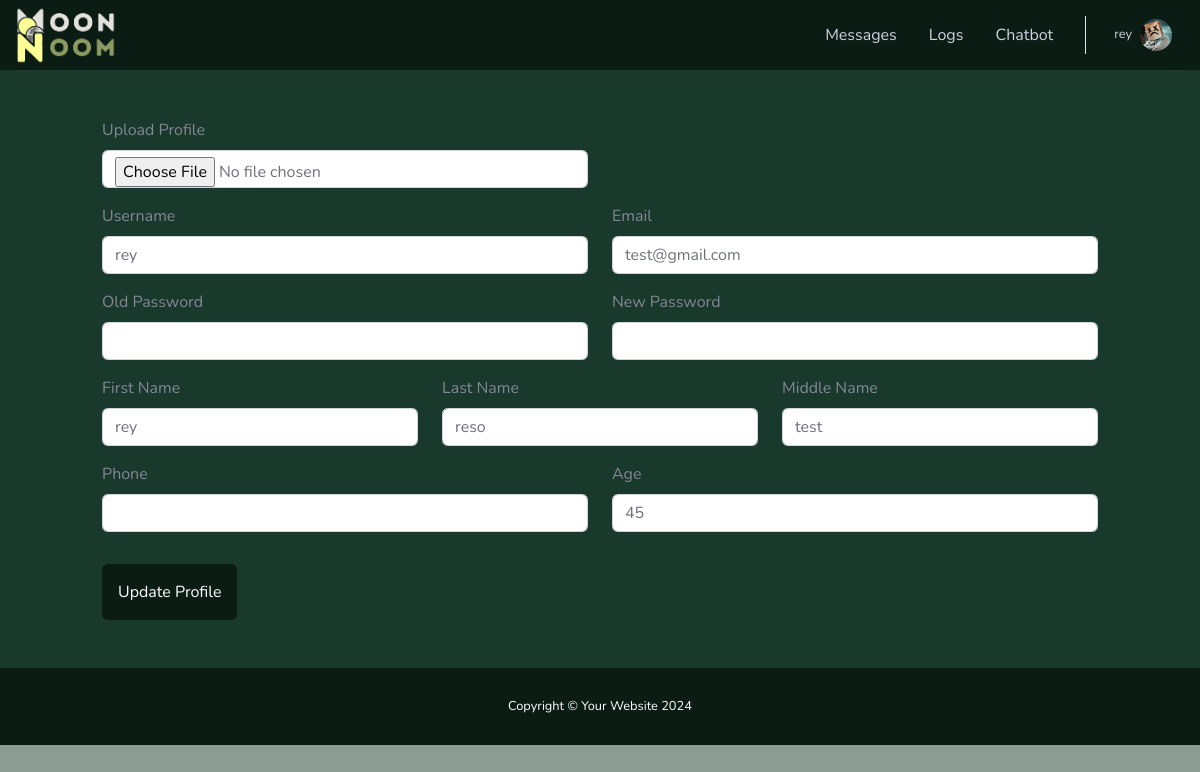
The app's page /student/profile.php (signed in) with its own data.
### tables this page shows
CREATE TABLE `users` (
  `user_id` int(11) NOT NULL,
  `username` varchar(255) DEFAULT NULL,
  `email` varchar(255) DEFAULT NULL,
  `password` text NOT NULL,
  `first_name` varchar(255) DEFAULT NULL,
  `last_name` varchar(255) DEFAULT NULL,
  `middle_name` varchar(255) DEFAULT NULL,
  `age` int(11) DEFAULT NULL,
  `about_yourself` text DEFAULT NULL,
  `phone` varchar(255) DEFAULT NULL,
  `profile` varchar(255) DEFAULT NULL,
  `user_salt` text DEFAULT NULL,
  `status` int(11) NOT NULL DEFAULT 1 COMMENT '0 = inactive, 1 = active',
  `type` int(11) DEFAULT 3 COMMENT '1=admin, 2=teacher, 3=student',
  `create_at` timestamp NOT NULL DEFAULT current_timestamp()
);

### classes.php (called while the page is built, shortened)
<?php
class User {
	protected $table_name = "users";
	public function getUserData($user_id) {
		$database = new Database();
		$user_id = intval($user_id);
		$query = "SELECT * FROM `".$this->table_name."` WHERE user_id = $user_id";
		$result = $database->emteDirectQuery($query, 'select');
        return $result;
	}
}
?>

### database.php (called while the page is built, shortened)
 <?php
class Database
{
    protected $_conn;
    public function open(){
        $conn = mysqli_connect(HOST, DB_USERNAME, DB_PASSWORD, DB_NAME);
        $this->_conn = $conn;
    }
    public function emteDirectQuery($sql ='', $type='select'){
        $status = null;
        $result = mysqli_query($this->_conn, $sql);
        switch ($type) {
            case 'select':
                if (mysqli_num_rows($result) > 0) {
                    while($row = mysqli_fetch_assoc($result)) {
                        $status[] = $row;
                    }
                }
                break;
        }
        return $status;
    }
}
?>

### student/profile.php (the view, shortened to what this page needs)
<?php
require_once('../database.php');
require_once('../classes.php');
$page_title = "Profile";
$user = new User();
$user_data = $user->getUserData($_SESSION['user_data']['user_id']);
include 'inc/header.php';
?>
    <div id="wrapper">
        <div id="content-wrapper" class="d-flex flex-column">
            <div id="content">
                <?php include 'inc/topbar.php'; ?>
                <div class="bg-secondary">
                    <div class="container">
                        <div class="row p-5 bg-secondary">
                            <div class="col-lg-12 col-md-12 col-sm-12 col-xs-12">
                                <form method="POST" action="" enctype="multipart/form-data">
                                    <div class="row">
                                      <div class="col-lg-6 form-group">
                                        <label class="form-label" for="profile">Upload Profile</label>
                                        <input type="file" name="profile" id="profile" onchange="loadFile(event)" class="form-control">
                                      </div>
                                      <div class="col-lg-6">
                                      </div>
                                    </div>
                                    <div class="row">
                                      <div class="col-sm form-group">
                                        <label class="form-label" for="username">Username</label>
                                        <input type="text" class="form-control" id="email" name="username" value="<?= isset($user_data[0]['username']) ? $user_data[0]['username'] : '' ?>" />
                                      </div>
                                      <div class="col-sm form-group">
                                        <label class="form-label" for="email">Email</label>
                                        <input type="email" class="form-control" id="email" name="email" value="<?= isset($user_data[0]['email']) ? $user_data[0]['email'] : '' ?>" />
                                      </div>
                                    </div>
                                    <div class="row">
                                      <div class="col-sm form-group">
                                        <label class="form-label" for="old-password">Old Password</label>
                                        <input type="password" class="form-control" id="old-password" name="old_password" />
                                      </div>
                                      <div class="col-sm form-group">
                                        <label class="form-label" for="new-password">New Password</label>
                                        <input type="password" class="form-control" id="new-password" name="new_password" />
                                      </div>
                                    </div>
                                    <div class="row">
                                      <div class="col-sm form-group">
                                        <label class="form-label" for="first-name">First Name</label>
                                        <input type="text" class="form-control" id="first-name" name="first_name" value="<?= isset($user_data[0]['first_name']) ? $user_data[0]['first_name'] : '' ?>" />
                                      </div>
                                      <div class="col-sm form-group">
                                        <label class="form-label" for="last-name">Last Name</label>
                                        <input type="text" class="form-control" id="last-name" name="last_name" value="<?= isset($user_data[0]['last_name']) ? $user_data[0]['last_name'] : '' ?>" />
                                      </div>
                                      <div class="col-sm form-group">
                                        <label class="form-label" for="middle-name">Middle Name</label>
                                        <input type="text" class="form-control" id="middle-name" name="middle_name" value="<?= isset($user_data[0]['middle_name']) ? $user_data[0]['middle_name'] : '' ?>"/>
                                      </div>
                                    </div>
                                    <div class="row">
                                      <div class="col-sm form-group">
                                        <label class="form-label" for="phone">Phone</label>
                                        <input type="text" class="form-control" id="phone" name="phone" value="<?= isset($user_data[0]['phone']) ? $user_data[0]['phone'] : '' ?>" />
                                      </div>
                                      <div class="col-sm form-group">
                                        <label class="form-label" for="age">Age</label>
                                        <input type="number" class="form-control" id="age" name="age" value="<?= isset($user_data[0]['age']) ? $user_data[0]['age'] : '' ?>"/>
                                      </div>
                                    </div>
                                    <div class="mt-3" style="text-align: left;">
                                      <button type="submit" class="btn btn-primary p-3">Update Profile</button>
                                    </div>
                                  </form>
                            </div>
                        </div>
                    </div>
                </div>
            </div>
            <footer class="sticky-footer">
                <div class="container my-auto">
                    <div class="copyright text-center my-auto">
                        <span>Copyright &copy; Your Website <?php echo date('Y'); ?></span>
                    </div>
                </div>
            </footer>
        </div>
    </div>
<?php include 'inc/footer.php'; ?>

### student/inc/topbar.php (shortened to what this page needs)
<nav class="navbar navbar-expand navbar-light topbar static-top shadow">
    <ul class="navbar-nav">
        <a class="navbar-brand" href="<?php echo base_url.'student' ?>"><img class="img-responsive" width="100" src="<?php echo base_url.'uploads/images/logo.png'; ?>" /></a>
    </ul>
    <ul class="navbar-nav ml-auto">
        <li class="nav-item dropdown no-arrow mx-1">
            <a class="nav-link <?php if($page_title == 'Messages'){ echo 'active';} ?>" href="messages.php">
                Messages
            </a>
        </li>
        <li class="nav-item dropdown no-arrow mx-1">
            <a class="nav-link <?php if($page_title == 'Logs'){ echo 'active';} ?>" href="logs.php">
                Logs
            </a>
        </li>
        <li class="nav-item dropdown no-arrow mx-1">
            <a class="nav-link <?php if($page_title == 'Chatbot'){ echo 'active';} ?>" href="chatbot.php">
                Chatbot
            </a>
        </li>
        <li class="nav-item dropdown no-arrow">
            <a class="nav-link dropdown-toggle" href="#" id="userDropdown" role="button"
                data-toggle="dropdown" aria-haspopup="true" aria-expanded="false">
                <span class="mr-2 d-none d-lg-inline small"><?php echo isset($user_data['username'])?$user_data['username']:$user_data[0]['username']; ?></span>
                <img class="img-profile rounded-circle"
                    src="<?php echo isset($user_data[0]['profile']) ? base_url.$user_data[0]['profile'] :  base_url.'uploads/profile/profile.png'; ?>">
            </a>
        </li>
    </ul>
</nav>

### student/inc/header.php (style rules this page uses)
body, #content { background-color: #8c9c95 !important; }
.navbar, footer { background-color: #0b1c15 !important; color: #fff; }
.btn-primary, .btn-primary:hover { background-color: #0b1c15 !important; border: 0; color: #fff !important; }
.bg-secondary { background-color: #18392b !important; }

### records on screen
users: username "rey", profile (picture), email "test@gmail.com", first_name "rey", last_name "reso", middle_name "test", age "45"
